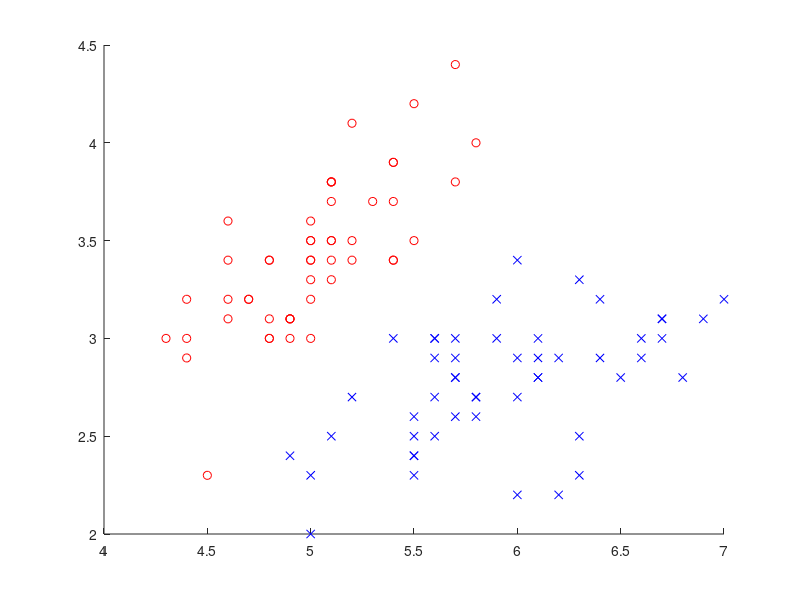

Source code (MATLAB): (Note: this script raises an error after producing the figure.)
clear all;
close all;

load iris_data.mat
figure(1)
hold on
plot(x(1:50, 1), x(1:50, 2), 'ro')
plot(x(51:100, 1), x(51:100, 2), 'bx')

for i=1:100
    y_test(i) = seongwoo_classifier(x(i, 1), x(i, 2))
end

figure(2)
hold on
for i = 1:100
    if y_test(i) == 0
        plot(x(i, 1), x(i, 2), 'go')
    else
        plot(x(i, 1), x(i, 2), 'yx')
    end
end

x_ex = [4.5, 7]
y_ex = 2/3 * x_ex - 1/2
plot(x_ex, y_ex)